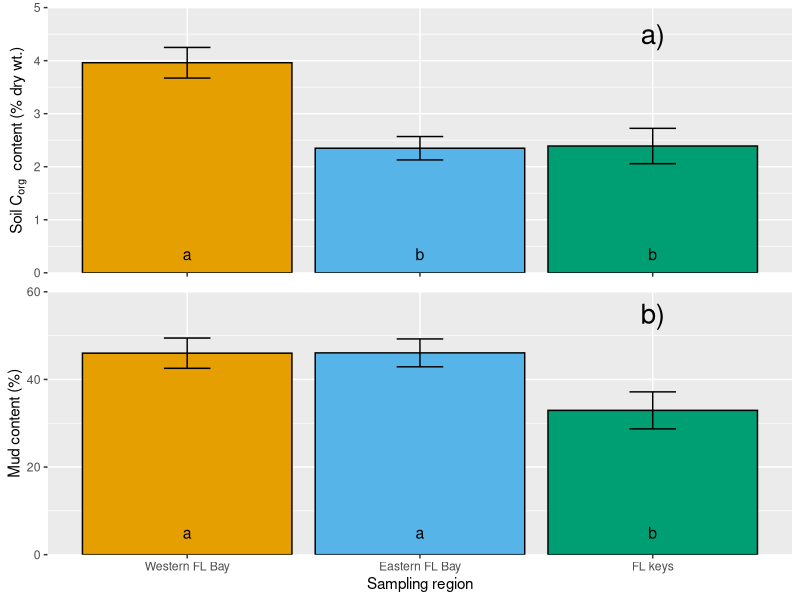

The R source for this figure:
library(gridExtra)
library(grid)
library(tidyverse)
library(lattice)
library(gridExtra)
library(cowplot)
library(ggplot2)
library(plotrix)

cbPalette <- c("#56B4E9", "#009E73", "#E69F00")

df <- read_csv("Howard_et_al_data.csv") %>% 
  select(better_location, Corg, mud) %>% 
  `colnames<-`(c("location", "Corg", "mud")) %>% 
  drop_na(mud) %>% 
  mutate(location = factor(location, c("Western FL Bay",
                                             "Eastern FL Bay",
                                             "FL keys")))


### top graph  - Corg

Corg_summary <- df %>% 
  group_by(location) %>% 
  summarise(mean = mean(Corg, na.rm = TRUE), 
            SE = std.error(Corg, na.rm = TRUE)) %>% 
  
  ggplot(aes(x=as.factor(location), y=mean, fill=location)) +
  geom_bar(stat="identity", colour='black') +
  geom_errorbar(aes(ymin=mean-SE, ymax=mean+SE), width=.2) +
  scale_y_continuous(expand = c(0, 0), breaks=c(0,1,2,3,4,5),limits = c(0,5))+
  labs(x = "",
       y = expression(paste("Soil C"[org] ~" content (% dry wt.)")))+
  annotate("text", x=3, y=4.5, label= "a)",size = 7)+ #####
annotate("text", x=1, y=.35, label= "a",size = 4)+ #####
annotate("text", x=2, y=.35, label= "b",size = 4)+ #####
annotate("text", x=3, y=.35, label= "b",size = 4)+
  theme(legend.position="none",
        axis.title.x=element_blank(),
        axis.text.x=element_blank())+
  scale_fill_manual(values = cbPalette[c(3,1,2)], 
                    labels=c("Western FL Bay",
                             "Eastern FL Bay",
                             "FL keys"))


### bottom graph  - mud

mud_summary <- df %>% 
  group_by(location) %>% 
  summarise(mean = mean(mud, na.rm = TRUE), 
            SE = std.error(mud, na.rm = TRUE)) %>% 
  
  ggplot(aes(x=as.factor(location), y=mean, fill=location)) +
  geom_bar(stat="identity", color ="black") +
  geom_errorbar(aes(ymin=mean-SE, ymax=mean+SE), width=.2, color = 'black') +
  scale_y_continuous(expand = c(0, 0), breaks=c(0,20,40,60,80),limits = c(0,60))+
  labs(x = "Sampling region",
       y = "Mud content (%)")+
  annotate("text", x=3, y=55, label= "b)",size = 7)+ #####
annotate("text", x=1, y=5, label= "a",size = 4)+ #####
annotate("text", x=2, y=5, label= "a",size = 4)+ #####
annotate("text", x=3, y=5, label= "b",size = 4)+
  theme(legend.position="none")+
  scale_fill_manual(values = cbPalette[c(3,1,2)], 
                    labels=c("Western FL Bay",
                             "Eastern FL Bay",
                             "FL keys"))






big_plot <- plot_grid(Corg_summary, mud_summary, ncol = 1, rel_heights = c(.9,1),
                      align = 'v', axis = 'l') # aligning vertically along the left axis


ggsave("fig2_regionbargraph.pdf",big_plot, width = 4.8, height = 6.6)

